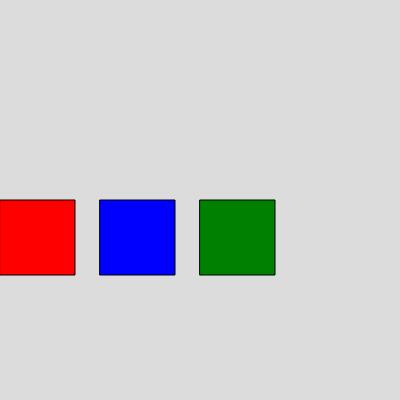
Frame 1 (no input)
Frame 60 (no input): identical to frame 1, image omitted
Frame 120 (the mouse pressed at the canvas centre since frame 60): identical to frame 1, image omitted

The p5.js sketch that drew this single still picture (run headless with seeded random() and noise() and a simulated clock; from frame 60 on, the mouse is pressed at the canvas centre):

// p5.js sketch
// ── sketch.js
var colors = ['red', 'blue', 'green']
function setup() {
  createCanvas(400, 400);
}

function draw() {
  background(220);
  for(i = 0; i < colors.length; i++){
    // Fill with the right color
    fill(colors[i])
    // draw a rectangle
    rect(i * 100, height / 2, 75, 75)
  }
}
